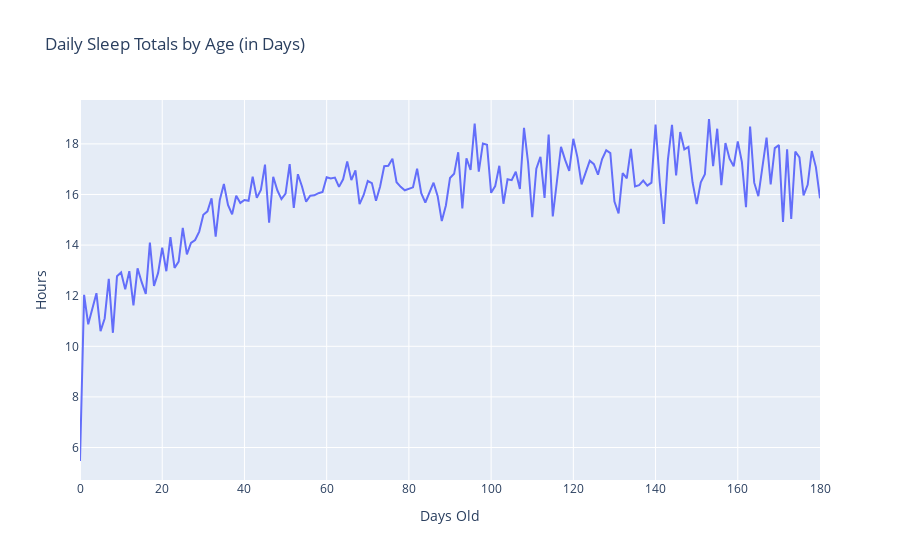

Notebook source saved alongside this figure:
### Code cell
fig_daily_sleep = px.line(
    df_daily_sleep, x = 'Days Old', y = 'Hours',
title = 'Daily Sleep Totals by Age (in Days)')
fig_daily_sleep.write_html(
    f'{visualizations_folder}daily_total_sleep.html')
fig_daily_sleep.write_image(
    f'{visualizations_folder}daily_total_sleep.png', scale = 4)
fig_daily_sleep

### Figure 1 — Plotly figure (JSON) as saved in the notebook; plotly's stock layout.template omitted (floating-point values rounded to 4 significant figures; data arrays with more than 128 entries replaced by an {"elided": "..."} marker saying what was removed)
{"data": [{"hovertemplate": "Days Old=%{x}<br>Hours=%{y}<extra></extra>", "legendgroup": "", "line": {"color": "#636efa", "dash": "solid"}, "marker": {"symbol": "circle"}, "mode": "lines", "name": "", "orientation": "v", "showlegend": false, "type": "scatter", "x": {"elided": "181 int values"}, "xaxis": "x", "y": {"elided": "181 float values"}, "yaxis": "y"}], "layout": {"legend": {"tracegroupgap": 0}, "title": {"text": "Daily Sleep Totals by Age (in Days)"}, "xaxis": {"anchor": "y", "domain": [0, 1], "title": {"text": "Days Old"}}, "yaxis": {"anchor": "x", "domain": [0, 1], "title": {"text": "Hours"}}}}
